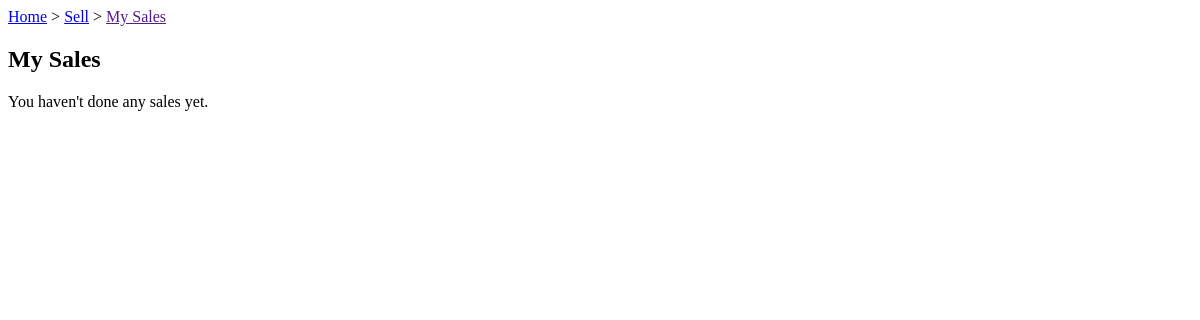
/sell/sales/ (signed in), run on an earlier commit of the app's database.
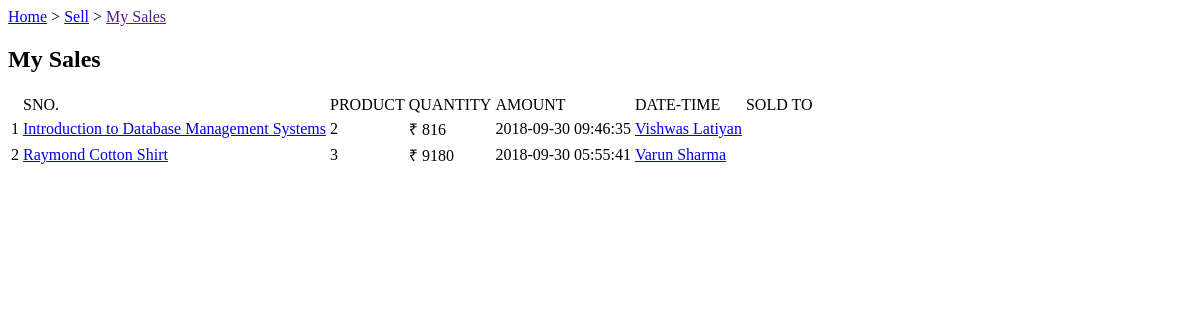
And on a later commit of the database.
### tables this page shows
CREATE TABLE orders(
orderID varchar(10) PRIMARY KEY,
custID REFERENCES customer(custID),
prodID REFERENCES product(prodID),
quantity integer check(quantity>=1),
date datetime not null,
cost_price decimal(9,2) NOT NULL,
sell_price decimal(9,2) NOT NULL,
status varchar(15) NOT NULL,
CHECK (cost_price < sell_price )
);

CREATE TABLE product(
prodID varchar(10) PRIMARY KEY,
name varchar(30) NOT NULL,
quantity integer CHECK(quantity>=0) NOT NULL,
category varchar(30) NOT NULL ,
cost_price decimal(9,2) NOT NULL,
sell_price decimal(9,2) NOT NULL,
description varchar(100),
sellID varchar(10) REFERENCES seller (sellID),
CHECK (sell_price>cost_price)
);

CREATE TABLE customer(
custID varchar(10) PRIMARY KEY,
name varchar(30) NOT NULL,
email varchar(30) UNIQUE,
phone varchar(13) NOT NULL,
area varchar(20) NOT NULL,
locality varchar(20) NOT NULL,
city varchar(20) NOT NULL,
state varchar(20) NOT NULL,
country varchar(20) NOT NULL,
zipcode varchar(6) NOT NULL,
password varchar(20) NOT NULL);

### __init__.py (the view)
@app.route("/sell/sales/")
def my_sales():
    if 'userid' not in session:
        return redirect(url_for('home'))
    if session['type']=="Customer":
        abort(403)
    res = sell_sales(session['userid'])
    return render_template('my_sales.html', sales=res)

### dbaccess.py (called while the page is built)
def sell_sales(sellID):
    conn = sqlite3.connect('onlineshop.db')
    cur = conn.cursor()
    a = cur.execute("""SELECT o.prodID, p.name, o.quantity, o.sell_price, o.date, o.custID, c.name
                       FROM orders o JOIN product p JOIN customer c
                       WHERE o.prodID=p.prodID AND o.custID=c.custID AND p.sellID=? AND o.status='RECIEVED'
                       ORDER BY o.date DESC """, (sellID,))
    res = [i for i in a]
    conn.close()
    return res

### templates/my_sales.html (shortened to what this page needs)
<html>
<body>
  <p><a href="/">Home</a> > <a href="/sell">Sell</a> > <a href="">My Sales</a></p>
  <h2>My Sales</h2>
  {% if sales|length==0 %}
  <p>You haven't done any sales yet.</p>
  {% else %}
  <table>
    <th>
      <td>SNO.</td><td>PRODUCT</td><td>QUANTITY</td><td>AMOUNT</td><td>DATE-TIME</td><td>SOLD TO</td>
    </th>
    {% set cnt={'val':1} %}
    {% for i in sales %}
    <tr>
      <td>{{cnt['val']}}</td><td><a href="/viewproduct/{{i[0]}}">{{i[1]}}</a></td><td>{{i[2]}}</td>
      <td>₹ {{i[3]}}</td><td>{{i[4]}}</td><td><a href="/viewprofile/{{i[5]}}">{{i[6]}}</a></td>
    </tr>
    {% endfor %}
  </table>
  {% endif %}
</body>
</html>

What changed in the data, as far as the page shows it:
added orders: val "1", name "Introduction to Database Management Systems", quantity "2", sell_price "816", date "2018-09-30 09:46:35", name "Vishwas Latiyan"
now on this page (row edited): orders: val "2", name "Raymond Cotton Shirt", quantity "3", sell_price "9180", date "2018-09-30 05:55:41", name "Varun Sharma"
Also different on the page:
text no longer shown: "You haven't done any sales yet."
text now shown: "SNO. PRODUCT QUANTITY AMOUNT DATE-TIME SOLD TO"
